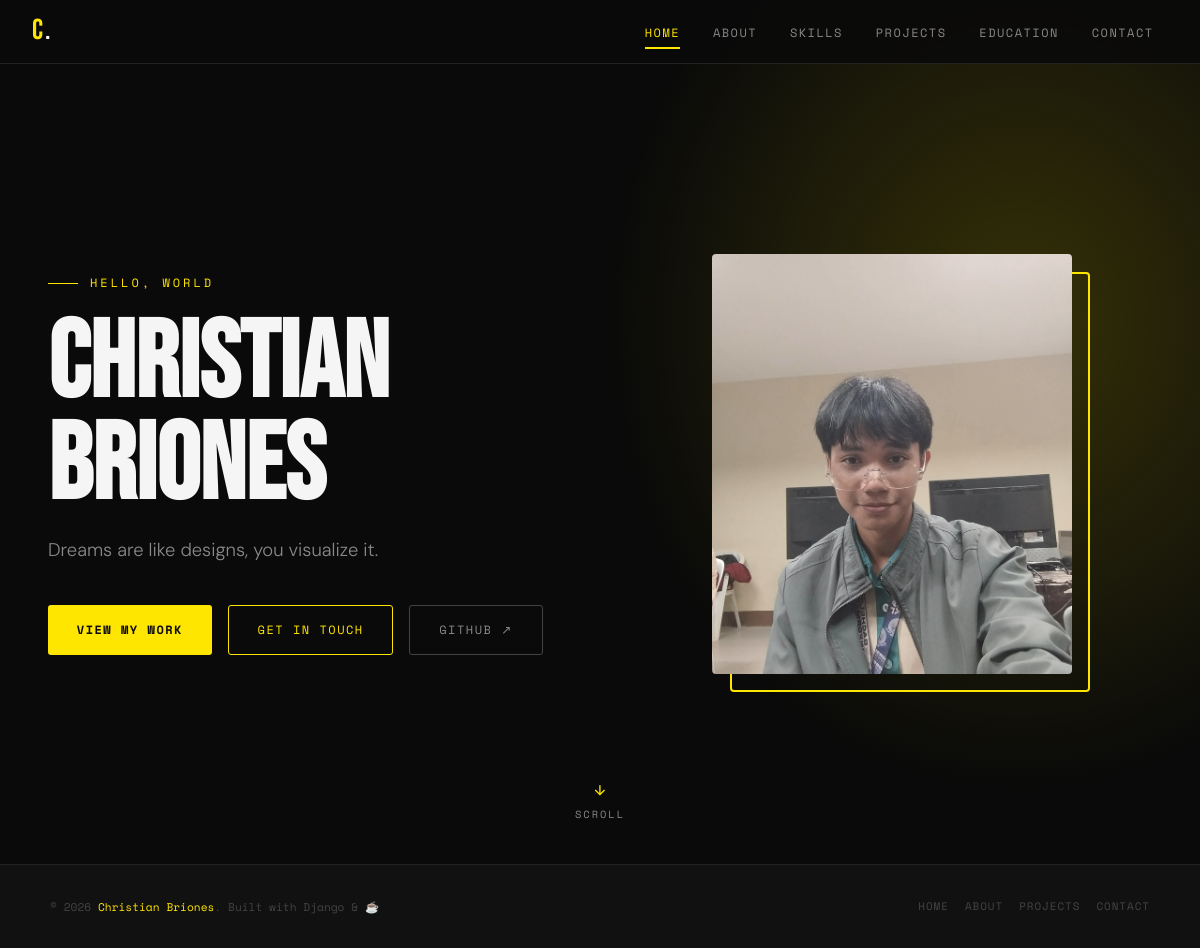
The page / on the database its author committed.
### briones_app/models.py (models this page shows, shortened)
class Profile(models.Model):
    full_name       = models.CharField(max_length=150)
    tagline         = models.CharField(max_length=255, help_text="Short headline shown below your name.")
    profile_photo   = models.ImageField(upload_to='profile/', blank=True, null=True)
    class Meta:
        verbose_name        = 'Profile'
        verbose_name_plural = 'Profile'

### briones_app/views.py (the view)
# urls.py: path('', views.home, name='home'),
def home(request):
    context = {
        'owner': get_profile(),
        'about': get_about(),
        'projects': Project.objects.all().order_by('order')[:3],  # Latest 3 projects
        'skills': Skill.objects.all().order_by('order')[:6],  # Top 6 skills
    }
    return render(request, 'briones_app/home.html', context)

### briones_app/views.py (called while the page is built)
def get_profile():
    return Profile.objects.first()

def get_about():
    return About.objects.first()

### briones_app/templates/briones_app/home.html (shortened to what this page needs)
{% extends 'briones_app/base.html' %}
{% load static %}
{% block content %}
<section class="hero">
  <div class="hero-content">
    <div class="hero-eyebrow">Hello, World</div>
    <h1 class="hero-name">
      {{ owner.full_name }}
    </h1>
    <p class="hero-tagline">{{ owner.tagline }}</p>
    <div class="hero-actions">
      <a href="{% url 'projects' %}" class="btn btn-primary">View My Work</a>
      <a href="{% url 'contact' %}" class="btn btn-outline">Get In Touch</a>
      <a href="{{ owner.github_url }}" class="btn btn-ghost" target="_blank" rel="noopener">GitHub ↗</a>
    </div>
  </div>
  <div class="hero-photo-wrap">
    <div class="hero-photo-frame">
        <img src="{{ owner.profile_photo.url }}" alt="{{ owner.full_name }}" class="hero-photo" />
    </div>
  </div>
  <div class="scroll-indicator">
    <svg width="16" height="16" viewBox="0 0 24 24" fill="none" stroke="currentColor" stroke-width="2">
      <path d="M12 5v14M5 12l7 7 7-7"/>
    </svg>
    SCROLL
  </div>
</section>
{% endblock %}

### briones_app/templates/briones_app/base.html (shortened to what this page needs)
{% load static %}
<!DOCTYPE html>
<html lang="en">
<head>
</head>
<body>
  <nav class="navbar" id="navbar">
    <a href="{% url 'home' %}" class="nav-logo">{{ owner.full_name|slice:":1" }}<span>.</span></a>
    <ul class="nav-links">
      <li><a href="{% url 'home' %}">Home</a></li>
      <li><a href="{% url 'about' %}">About</a></li>
      <li><a href="{% url 'skills' %}">Skills</a></li>
      <li><a href="{% url 'projects' %}">Projects</a></li>
      <li><a href="{% url 'education' %}">Education</a></li>
      <li><a href="{% url 'contact' %}">Contact</a></li>
    </ul>
  </nav>
  <div class="page-content">
    {% block content %}{% endblock %}
  </div>
  <footer>
    <div class="footer-inner">
      <p class="footer-copy">© 2026 <span>{{ owner.full_name }}</span>. Built with Django &amp; ☕</p>
      <div class="footer-links">
        <a href="{% url 'home' %}">Home</a>
        <a href="{% url 'about' %}">About</a>
        <a href="{% url 'projects' %}">Projects</a>
        <a href="{% url 'contact' %}">Contact</a>
      </div>
    </div>
  </footer>
</body>
</html>

### rows shown on the page
Profile: full_name "C", full_name "Christian Briones", tagline "Dreams are like designs, you visualize it.", profile_photo (picture)
